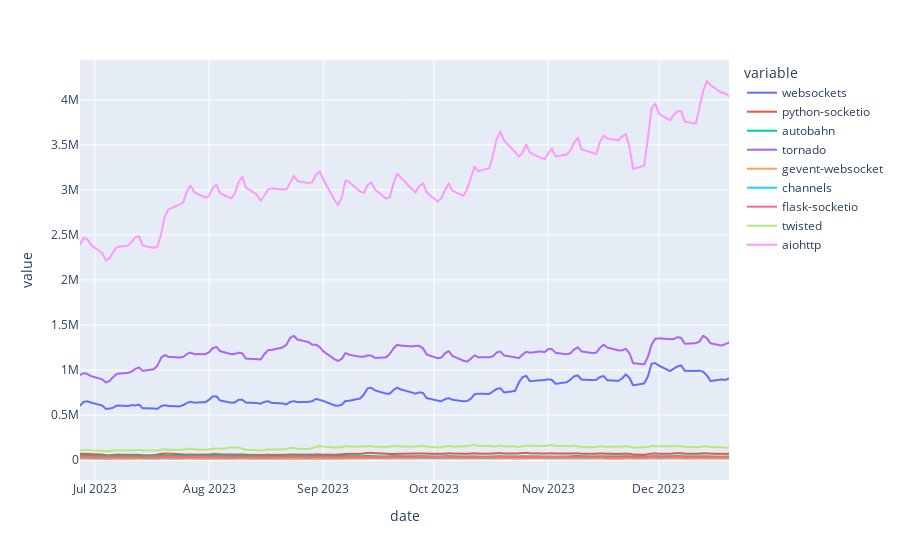

Write notebook code for a chart like this one.
### Code cell
#plotting pypi datas
fig = px.line(df, x=df.index, y=df.columns)
fig.show()
